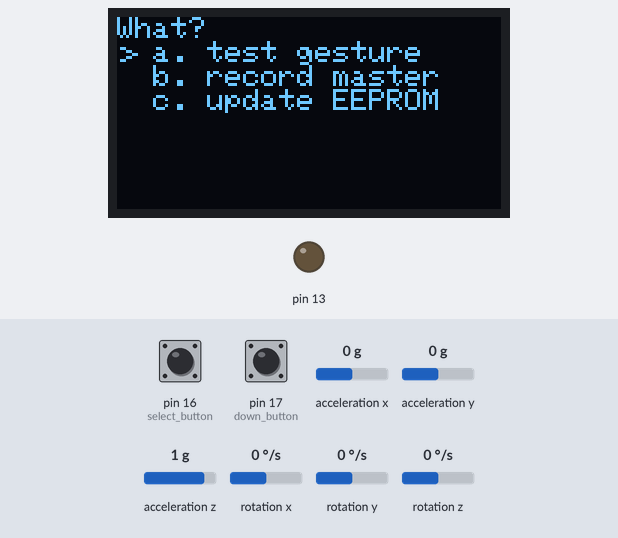
Bench run of a sketch on a simulated Arduino Uno, built with avr-gcc and run on an emulated ATmega328P. Shown: 128×64 one-colour display, output pins drawn as LEDs (lit = HIGH). The inputs (shaded band) are chosen by the test bench; at power-on: pin 16 (select_button) HIGH, pin 17 (down_button) HIGH, acceleration x 0 g, acceleration y 0 g, acceleration z 1 g, rotation x 0 °/s, rotation y 0 °/s, rotation z 0 °/s.

Above: at 1.7 s.
1.8 s: pin 16 (select_button) pulled LOW for 0.15 s
At 2.6 s:
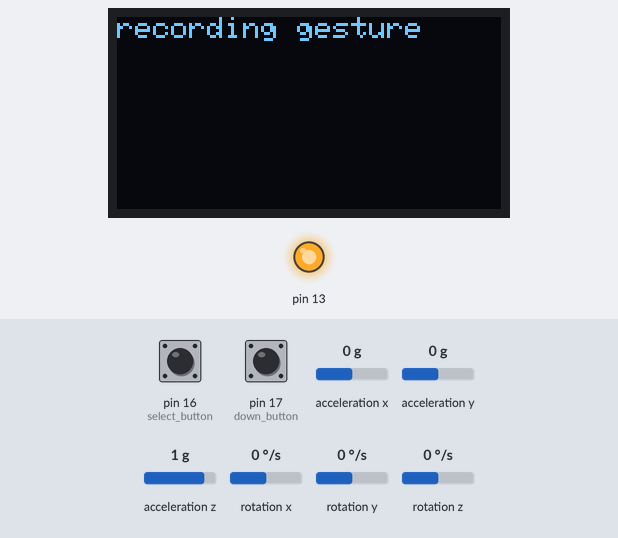
4.9 s: pin 17 (down_button) pulled LOW for 3.2 s
9.6 s: pin 16 (select_button) pulled LOW for 1 s
At 12.8 s:
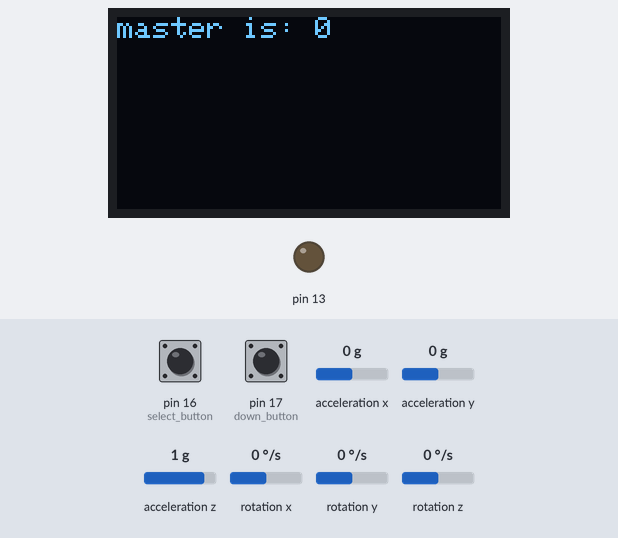
13.6 s: pin 16 (select_button) pulled LOW for 3.2 s
At 16.32 s:
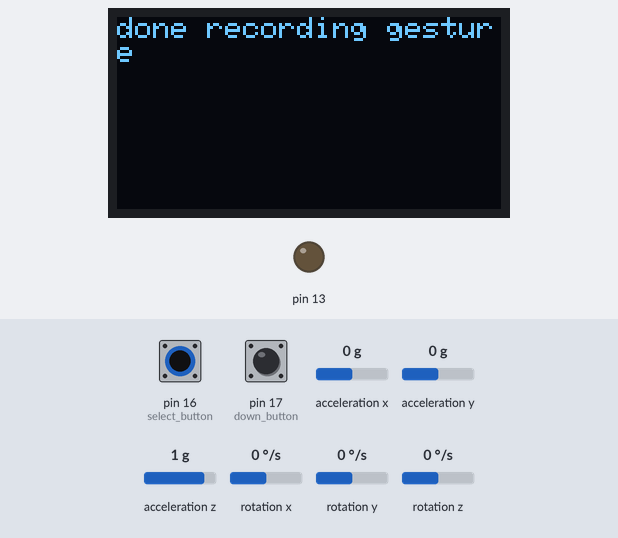
19.8 s: pin 16 (select_button) driven LOW and pin 17 (down_button) driven LOW
At 22.6 s:
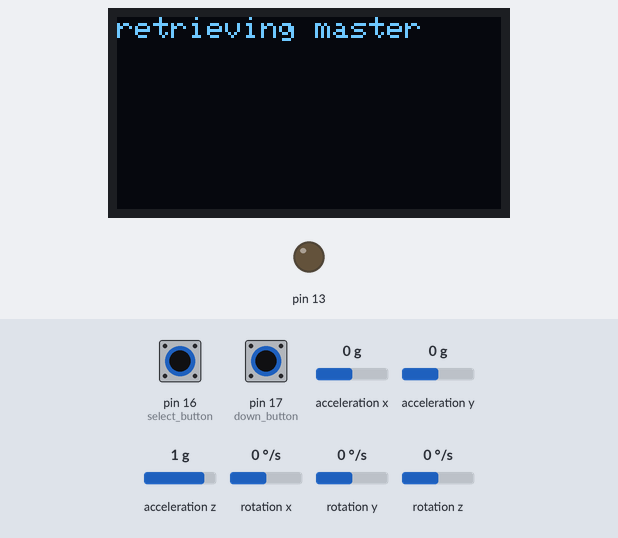
22.8 s: pin 17 (down_button) driven HIGH
At 23.7 s:
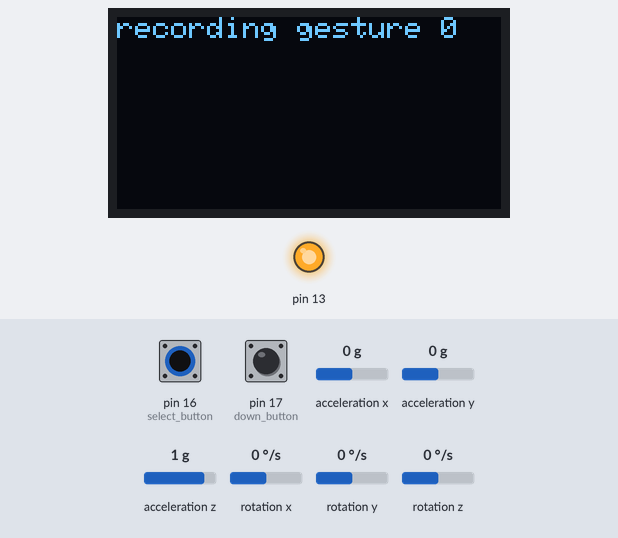
Timing chart, 0 to 25.6 s (numbered marks = the images above; inputs shaded):
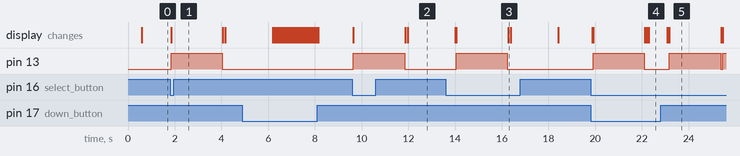

Measured:
- after the input at 1.8 s, pin 13: LOW → HIGH at once, → LOW 2.2 s later; the display: changes at once (image 1)
- after the input at 9.6 s, pin 13: LOW → HIGH after 0.05 s, → LOW 2.2 s later; the display: first changes after 0.05 s (image 2 shows a later state)
- after the input at 13.6 s, pin 13: LOW → HIGH after 0.45 s, → LOW 2.2 s later; the display: first differs from a run without the input after 0.45 s (image 3 shows a later state)
- after the input at 19.8 s, pin 13: LOW → HIGH after 0.11 s, → LOW 2.2 s later; the display: first changes after 0.07 s (image 4 shows a later state)
- after the input at 22.8 s, pin 13: LOW → HIGH after 0.38 s, → LOW 2.2 s later, → HIGH 0.10 s later

The sketch:

code.ino
```cpp
//**for MPU-6050**
#include <MPU6050_tockn.h>
#include <Wire.h>
MPU6050 mpu6050(Wire);

//**software serial for HID Bluetooth module**
#include <SoftwareSerial.h>
SoftwareSerial bluetooth_HID(19, 18); // RX, TX

//**to store data in EEPROM**
#include <EEPROM.h>   //save 0-49 for master-0-x, 50-99 for master-0-y, 100-149 for master-0-z .....

//**for OLED display**
//#include <Wire.h> //already added
#include <Adafruit_SSD1306.h>

#define OLED_RESET 4
Adafruit_SSD1306 display(OLED_RESET);

#define SSD1306_LCDHEIGHT 64
#if (SSD1306_LCDHEIGHT != 64)
#error("Height incorrect, please fix Adafruit_SSD1306.h!");
#endif

//**for user interface**
#define down_button 17
#define select_button 16
#define down_button_pressed digitalRead(down_button)==LOW
#define select_button_pressed digitalRead(select_button)==LOW
int line=0;

#define display_init display.clearDisplay();display.setTextSize(1);display.setTextColor(WHITE);display.setCursor(0,0)

//**to store data**
#define num_masters 2
#define DOF 3
#define sample_size 50
#define avg_lenght 2

int master[num_masters][DOF][sample_size];       //array to store master gesture
int temp_values[DOF][sample_size];               //array to store temp. values from take_reading function

void do_action(int a)
{     //set actions to do if the gestures matches
  /*
   * Some commands in PowerPoint Presentation
   * n - go to next slide
   * p - go to the previous slide
   * w - display white screen
   * b - display black scrren
  */
  if(a==0)
  {
    //go to next slide
    bluetooth_HID.write("n");
  }
  else if(a==1)
  {
    //go to previous slide
    bluetooth_HID.write("p");
  }
}

void display_set_cursor(int line)
{     //function display cursor on particular line of OLED display
  if(line==0)
  {
    display.drawPixel(1, 10, WHITE);
    display.drawPixel(2, 10, WHITE);

    display.drawPixel(3, 11, WHITE);
    display.drawPixel(4, 11, WHITE);

    display.drawPixel(5, 12, WHITE);
    display.drawPixel(6, 12, WHITE);
    display.drawPixel(5, 12, WHITE);

    display.drawPixel(4, 13, WHITE);
    display.drawPixel(3, 13, WHITE);

    display.drawPixel(2, 14, WHITE);
    display.drawPixel(1, 14, WHITE);
  }
  else if(line==1)
  {
    display.drawPixel(1, 17, WHITE);
    display.drawPixel(2, 17, WHITE);

    display.drawPixel(3, 18, WHITE);
    display.drawPixel(4, 18, WHITE);

    display.drawPixel(5, 19, WHITE);
    display.drawPixel(6, 19, WHITE);
    display.drawPixel(5, 19, WHITE);

    display.drawPixel(4, 20, WHITE);
    display.drawPixel(3, 20, WHITE);

    display.drawPixel(2, 21, WHITE);
    display.drawPixel(1, 21, WHITE);
  }
  else if(line==2)
  {
    display.drawPixel(1, 25, WHITE);
    display.drawPixel(2, 25, WHITE);

    display.drawPixel(3, 26, WHITE);
    display.drawPixel(4, 26, WHITE);

    display.drawPixel(5, 27, WHITE);
    display.drawPixel(6, 27, WHITE);
    display.drawPixel(5, 27, WHITE);

    display.drawPixel(4, 28, WHITE);
    display.drawPixel(3, 28, WHITE);

    display.drawPixel(2, 29, WHITE);
    display.drawPixel(1, 29, WHITE);
  }
}

void EEPROM_write(int master_select)
{     //store master gestures in EEPROM of arduino
  int i, j, addr;
    for(i=0; i<DOF; i++)
    {
      for(j=0; j<sample_size; j++)
      {
        addr=(master_select*sample_size)+(i*DOF)+j;
        EEPROM.write(addr, master[master_select][i][j]);
        delay(5);
      }
    }
}

void EEPROM_read(int master_select)
{     //retrieve master gestures from EEPROM
  int i, j, addr;
    for(i=0; i<DOF; i++)
    {
      for(j=0; j<sample_size; j++)
      {
        addr=(master_select*sample_size)+(i*DOF)+j;
        master[master_select][i][j]=EEPROM.read(addr);
        delay(5);
      }
    }
}

void copy_reading(int temp_values[DOF][sample_size], int master[num_masters][DOF][sample_size], int master_select)
{     //copy readings from temp_values to selected master
  int i, j;
  for(i=0; i<DOF; i++)
  {
    for(j=0; j<sample_size; j++)
    {
       master[master_select][i][j]=temp_values[i][j];
    }
  }
}

void take_reading(void)
{     //take sample_size*avg_lenght readings from MPU-6050, average every avg_lenght and give "sample_size" number of elements out
    int debug=0;
    int i, j, k, sum=1;
    int reading[DOF][avg_lenght*sample_size];

    //take readings
    for(i=0; i<avg_lenght*sample_size; i++)
    {
        mpu6050.update();

        reading[0][i]=mpu6050.getAccX()*50+50;    //taking readings of acceleraton in g's, 1g, 1.2g
        if(reading[0][i]<0)
          reading[0][i]=0;
        else if(reading[0][i]>100)
          reading[0][i]=100;

        reading[1][i]=mpu6050.getAccY()*50+50;
        if(reading[1][i]<0)
          reading[1][i]=0;
        else if(reading[1][i]>100)
          reading[1][i]=100;

        reading[2][i]=mpu6050.getAccZ()*50+50;
        if(reading[2][i]<0)
          reading[2][i]=0;
        else if(reading[2][i]>100)
          reading[2][i]=100;

        if(debug)
        {
          Serial.print(reading[0][i]);
          Serial.print("    "); Serial.print(reading[1][i]);
          Serial.print("    "); Serial.println(reading[2][i]);
        }
        delay(20);
    }

    if(avg_lenght>1)
    {
        for(i=0; i<DOF; i++)
        {
            for(j=0; j<(sample_size); j++)
            {
                for(k=0; k<avg_lenght; k++)
                {
                    sum=sum+reading[i][avg_lenght*j+k];
                }
                temp_values[i][j]=sum/avg_lenght;
                sum=0;
            }
        }
    }
    else if(avg_lenght==1)
    {
        for(i=0; i<DOF; i++)
        {
            for(j=0; j<sample_size; j++)
                temp_values[i][j]=reading[i][j];
        }
    }
}

unsigned int calc_DTW_score(int test[DOF][sample_size], int master[num_masters][DOF][sample_size], int master_select)
{     //calculates DTW score between 2 time series
    int print_DTW=0;         //1 to print DTW matrix, else 0
    int i;
    //creating variables to store input parameters
    int matrix_size=sample_size+1;
    unsigned int a[matrix_size][matrix_size];    //matrix of DTW
    unsigned int DTW_score[DOF];
    unsigned int final_DTW_score=0;

    for(i=0; i<DOF; i++)
    {
      int x=0, y=0;

      //moving input series to DTW matrix
      for(x=0; x<sample_size; x++)
          a[x+1][0]=master[master_select][i][x];
      for(y=0; y<sample_size; y++)
          a[0][y+1]=test[i][y];

      //**computing DTW matrix**

      /*
      DTW matrix calculation
      reference video
      https://www.youtube.com/watch?v=_K1OsqCicBY
      */

      a[0][0]=0;
      a[1][1]=abs_sub(a[1][0], a[0][1]);      //as no previously computed values
      a[2][1]=abs_sub(a[2][0], a[0][1]);
      a[1][2]=abs_sub(a[1][0], a[0][2]);

      x=1;
      for(y=2; y<matrix_size; y++)
      {
          a[x][y]=abs_sub(a[x][0], a[0][y]) + a[x][y-1];
      }

      y=1;
      for(x=2; x<matrix_size; x++)
      {
          a[x][y]=abs_sub(a[x][0], a[0][y]) + a[x-1][y];
      }

      for(x=2; x<matrix_size; x++)
      {
          for(y=2; y<matrix_size; y++)
          {
              a[x][y]=abs_sub(a[x][0], a[0][y]) + Min(a[x][y-1], a[x-1][y], a[x-1][y-1]);
          }

      }


      //**calculating DTW score**

      x=sample_size;
      y=sample_size;
      DTW_score[i]=a[x][y];

      while(x!=0 && y!=0)
      {
          if(a[x-1][y-1]<=a[x][y-1] && a[x-1][y-1]<=a[x-1][y])
          {
              DTW_score[i]=DTW_score[i]+a[x-1][y-1];
              x--;
              y--;
          }

          else if(a[x][y-1]<=a[x-1][y-1] && a[x][y-1]<=a[x-1][y])
          {
              DTW_score[i]=DTW_score[i]+a[x][y-1];
              y--;
          }
          else
          {
              DTW_score[i]=DTW_score[i]+a[x-1][y];
              x--;
          }
      }
    }
    for(i=0; i<DOF; i++)
      final_DTW_score=final_DTW_score+DTW_score[i];
    final_DTW_score=final_DTW_score/DOF;
    return final_DTW_score;
}

int abs_sub(int a, int b)
{     //finds the absolute subtraction (difference) of 2 entered numbers
    int c=a-b;
    if(c<0)
        c=-c;
    return c;
}

int Min(int a, int b, int c)
{     //finds the minimum of 3 numbers entered
    if(a<b && a<c)
        return a;
    else if(b<a && b<c)
        return b;
    else
        return c;
}

void setup() {
  //start serial monitor, required for debugging purposes
  Serial.begin(9600);

  //for MPU-6050
  Wire.begin();
  mpu6050.begin();

  //software serial for HID Bluetooth module
  bluetooth_HID.begin(115200);

  pinMode(13, OUTPUT);
  digitalWrite(13, LOW);

  pinMode(down_button, INPUT_PULLUP);  //move down
  pinMode(select_button, INPUT_PULLUP);  //select

  //for OLED display
  display.begin(SSD1306_SWITCHCAPVCC, 0x3C);  // initialize with the I2C addr 0x3D (for the 128x64)

  //for user interface
  display.clearDisplay();
  display.setTextSize(2);
  display.setTextColor(WHITE);
  display.setCursor(35,10);
  display.println("Hello");
  display.display();

  delay(500);   //display Hello for .5 second
}

void loop() {
  while(1)
  {
    display_init;
    display.println("What?");
    display.println("  a. test gesture");
    display.println("  b. record master");
    display.println("  c. update EEPROM");
    display_set_cursor(line);
    display.display();

    if(down_button_pressed)
    {
      delay(10);    //to remove button bouncing
      line++;
      if(line>2)
        line=0;
    }
    if(select_button_pressed)
    {
      delay(10);
      break;
    }
  }

  if(line==0)     //test gesture
  {
   int i, DTW_score[num_masters], min_score, location;

   /*display_init;
   display.println("recording gesture in 50 uS");
   display.display();

   delay(50);
   */

   display_init;
   display.println("recording gesture");
   display.display();

   digitalWrite(13, HIGH);
   take_reading();
   digitalWrite(13, LOW);

   display_init;
   display.println("done recording gesture");
   display.display();

   for(int i=0; i<num_masters; i++)   //calculate DTW_score for each master
     DTW_score[i]=calc_DTW_score(temp_values, master, i);

   min_score=DTW_score[0];    //finding minimum of DTW_scores
   for(i=1; i<num_masters; i++)
   {
     if(DTW_score[i]<min_score){
       min_score=DTW_score[i];
     }
   }
   for(i=0; i<num_masters; ++i)
   {
     if(min_score==DTW_score[i]){
      break;
     }
   }
   display_init;
   display.print("master is: ");
   display.println(i);
   display.display();
   do_action(i);
   delay(2000);
  }
  else if(line==1)    //record master
  {
    line=0;
    while(1)
    {
      display_init;
      display.println("record which master?");
      display.println("  a. master-0");
      display.println("  b. master-1");
      display_set_cursor(line);
      display.display();
      if(down_button_pressed)
      {
        delay(5);    //to remove button bouncing
        line++;
        if(line>1)
          line=0;
      }
      if(select_button_pressed)
        break;
    }

    if(line==0)       //record master 0
    {
      /*display_init;
      display.println("recording in 50uS");
      display.display();
      delay(50);*/

      display_init;
      display.println("recording gesture 0");
      display.display();

      digitalWrite(13, HIGH);
      take_reading();
      digitalWrite(13, LOW);

      display_init;
      display.println("done recording gesture");
      display.display();

      copy_reading(temp_values, master, 0);
    }
    else if(line==1)  //record master 1
    {
      /*display_init;
      display.println("recording in 50uS");
      delay(50);
      */
      display_init;
      display.println("recording gesture 1");
      display.display();

      digitalWrite(13, HIGH);
      take_reading();
      digitalWrite(13, LOW);

      display_init;
      display.println("done recording gesture");
      display.display();

      copy_reading(temp_values, master, 1);
    }
  }
  else if(line==2)    //update EEPROM
  {
    line=0;
    while(1)
    {
      display_init;
      display.println("save or retrieve");
      display.println("  a. save master");
      display.println("  b. retrieve master");
      display_set_cursor(line);
      display.display();
      if(down_button_pressed)
      {
        delay(5);    //to remove button bouncing
        line++;
        if(line>1)
          line=0;
      }
      if(select_button_pressed)
      {
        delay(5);
        break;
      }
    }
    if(line==0)   //save master
    {
      line=0;
      while(1)
      {
        display_init;
        display.println("save which master");
        display.println("  a. master-0");
        display.println("  b. master-1");
        display_set_cursor(line);
        display.display();

        if(down_button_pressed)
        {
          delay(5);    //to remove button bouncing
          line++;
          if(line>1)
            line=0;
        }
        if(select_button_pressed)
        {
          delay(5);
          break;
        }
      }
      display_init;
      display.println("writing to EEPROM");
      display.display();

      EEPROM_write(line);

      display_init;
      display.println("done writing to EEPROM");
      display.display();
    }
    else if(line==1)    //retrieve master
    {
      line=0;
      while(1)
      {
        display_init;
        display.println("which master?");
        display.println("  a. master-0");
        display.println("  b. master-1");
        display_set_cursor(line);
        display.display();
        if(down_button_pressed)
        {
          delay(5);    //to remove button bouncing
          line++;
          if(line>1)
            line=0;
        }
        if(select_button_pressed)
        {
          delay(5);
          break;
        }
      }
      display_init;
      display.println("retrieving master");
      display.display();

      EEPROM_read(line);

      display_init;
      display.println("done retrieving maser");
      display.display();
    }
  }
}
```
